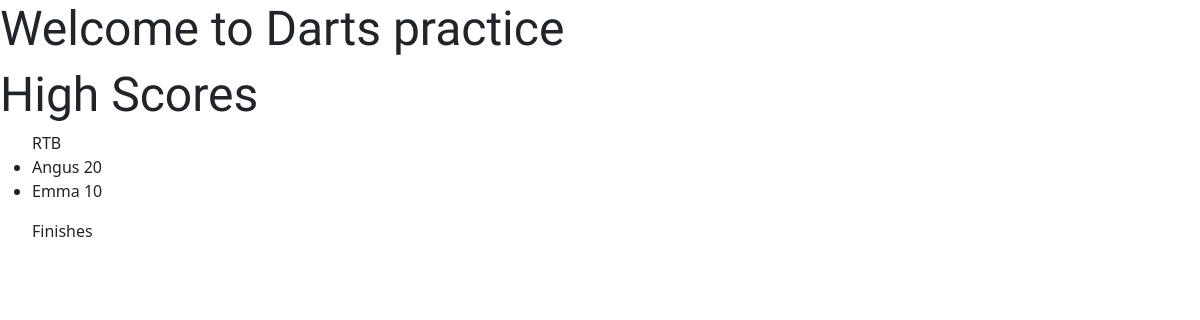
The app's page /highscores, older data.
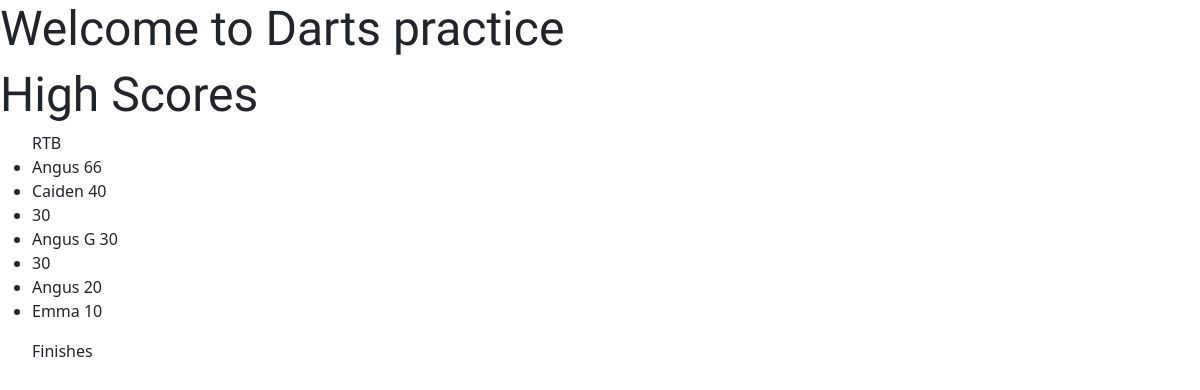
The same page, newer data.
### practice/models.py (models this page shows)
class rtbHighScore(models.Model):
    name = models.CharField(max_length=20)
    score = models.IntegerField()

### practice/views.py (the view)
# urls.py: path("highscores", views.highscores, name="highscores")
def highscores(request):
    context =  {"scores" : rtbHighScore.objects.all().order_by('-score').values(), "scores2" : finishesHighScore.objects.all().order_by('-score').values()}
    return render(request, 'highscores.html', context)

### practice/templates/highscores.html (shortened to what this page needs)
{% extends "base.html" %}
{% block content %}
<h1>High Scores</h1>
<ul>
    RTB
    {% for score in scores %}
     <li>{{ score.name }} {{score.score}}</li>
    {% endfor %}
</ul>
<ul>
    Finishes
</ul>
{% endblock %}

### practice/templates/base.html (shortened to what this page needs)
<!DOCTYPE html>
<html>
    <head>
        <link href="https://cdn.jsdelivr.net/npm/bootstrap@5.3.0/dist/css/bootstrap.min.css" rel="stylesheet">
        <h1>
            Welcome to  Darts practice
        </h1>
    </head>
    <body>
        {% block content %}
        {% endblock %}
    </body>
</html>

### practice/templates/base.html (style rules this page uses)
h1 { font-family: 'Lumanosimo', cursive; font-size: 48px; }

Row changes from the older to the newer data that the page shows:
added rtbHighScore: name "Angus", score "66"
added rtbHighScore: name "Caiden", score "40"
added rtbHighScore: score "30"
added rtbHighScore: name "Angus G", score "30"
added rtbHighScore: score "30"
